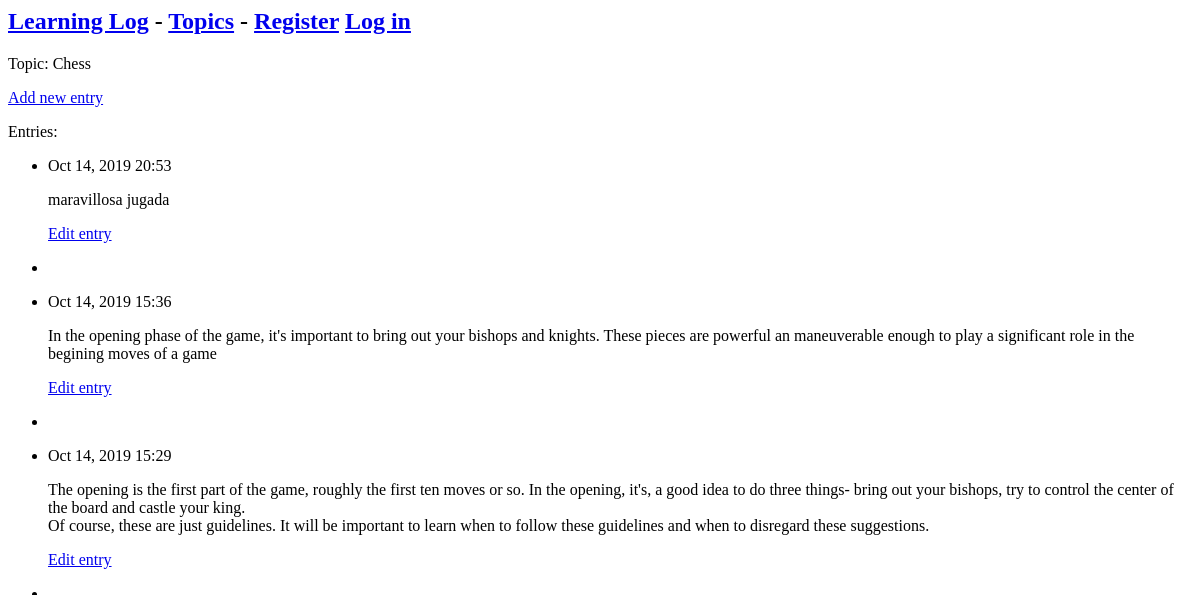
/topics/1/, run on an earlier commit of the app's database.
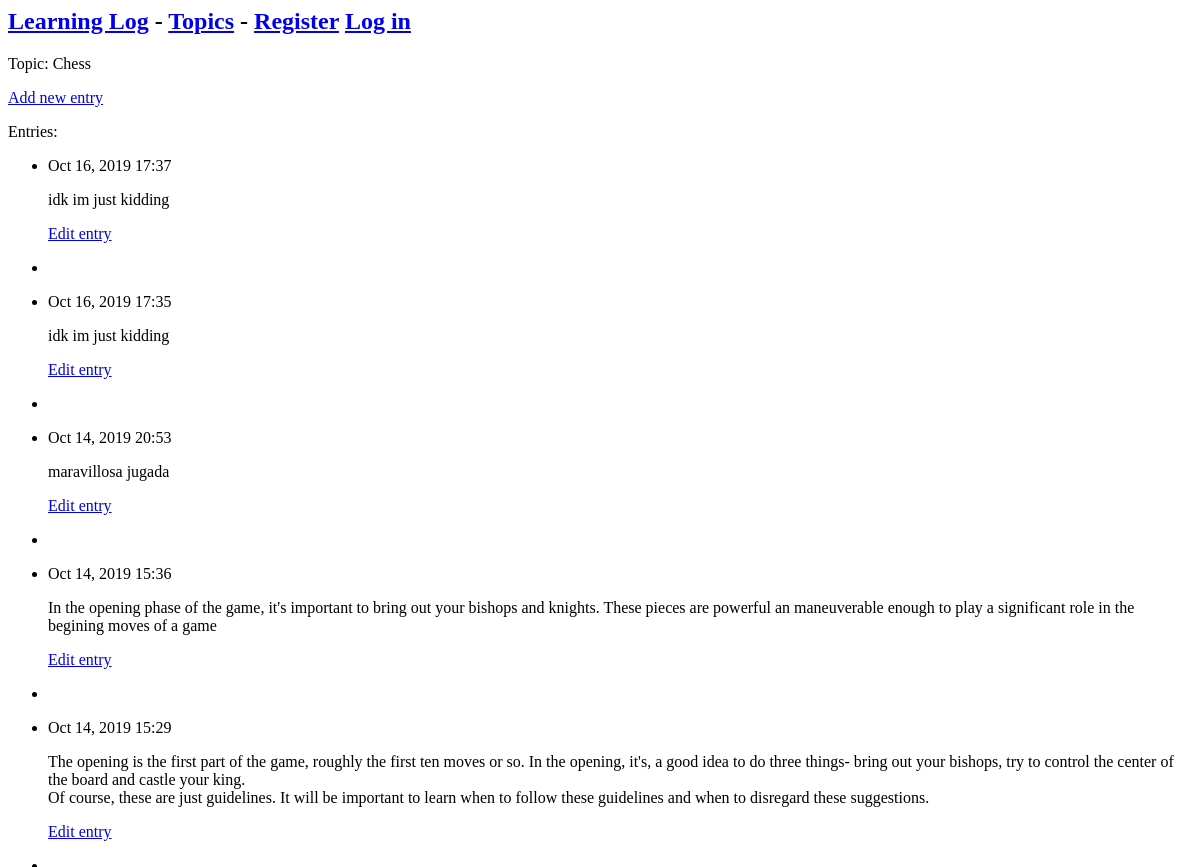
And on a later commit of the database.
### learnin_logs/models.py (models this page shows, shortened)
class Topic(models.Model):
    text = models.CharField(max_length=200)
    date_added = models.DateTimeField(auto_now_add=True)
    def __str__(self):
        return self.text

class Entry(models.Model):
    topic = models.ForeignKey(Topic, on_delete=models.CASCADE)
    text = models.TextField()
    date_adedd = models.DateTimeField(auto_now_add=True)
    class Meta:
        verbose_name_plural = 'entries'

### learnin_logs/views.py (the view)
# urls.py: path('topics/<int:topic_id>/', views.topic, name='topic'),
def topic(request, topic_id):
    topic = Topic.objects.get(id=topic_id)
    entries = topic.entry_set.order_by('-date_adedd')
    context = {'topic': topic, 'entries': entries}
    return render(request, 'learnin_logs/topic.html', context)

### learnin_logs/templates/learnin_logs/topic.html
{% extends 'learnin_logs/base.html' %}
{% block content %}
    <p> Topic: {{topic}}</p>
    <p>
    <a href="{% url 'learnin_logs:new_entry' topic.id %}">Add new entry</a>
    </p>
    <p> Entries: </p>
    <ul>
    {% for entry  in entries %}
        <li>
            <p>{{entry.date_adedd|date:'M d, Y H:i'}}</p>
            <p>{{entry.text|linebreaks}}</p>
            <p>
                <a href="{% url 'learnin_logs:edit_entry' entry.id %}"> Edit entry</a>
            </p>
        <li>
    {% empty %}
        <li> There are no entries for this topic  yet.</li>
    {% endfor %}
    </ul>
{% endblock content %}

### learnin_logs/templates/learnin_logs/base.html
<h2>
    <a href="{% url 'learnin_logs:index' %}">Learning Log</a> -
    <a href="{% url 'learnin_logs:topics' %}">Topics</a> -
    {% if user.is_authenticated %}
        Hello, {{user.username}}.
        <a href="{% url 'users:logout' %}"> logout</a>
    {% else %}
        <a href="{% url 'users:register' %}">Register</a>
        <a href="{% url 'users:login' %}"> Log in</a>
    {% endif %}
</h2>
{% block content %}{% endblock content %}

What changed in the data, as far as the page shows it:
added Entry: date_adedd "Oct 16, 2019 17:37", text "idk im just kidding"
added Entry: date_adedd "Oct 16, 2019 17:35", text "idk im just kidding"
